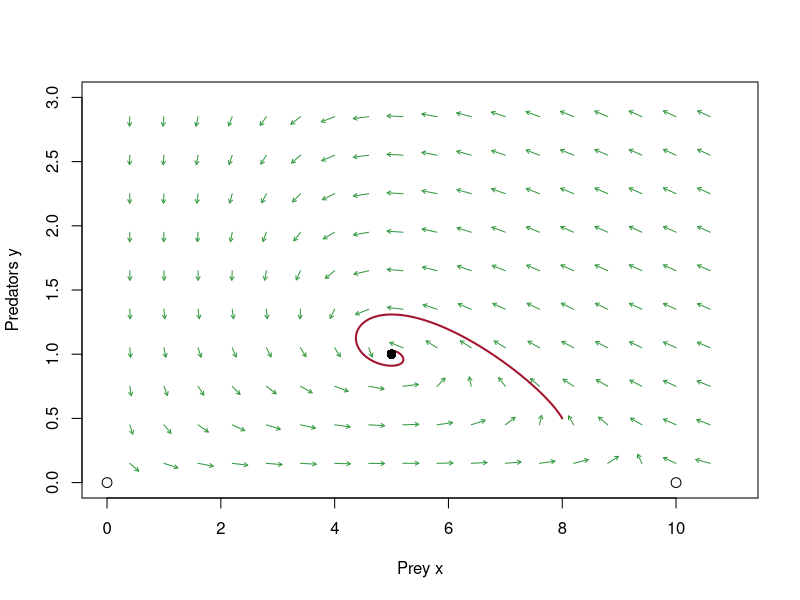

Source code (R):
# Fig. 4.3: Direction field of the predator-prey model (book, Section 4.1, Eq. 4.2)
# arrows in the direction (dx/dt, dy/dt), all of equal length; plus the solution from Fig. 4.2 and the steady states
# (c) 2026 Philipp Kügler · Program for the book "Dynamical Systems in the Life Sciences" · MIT License (see LICENSE)
library(deSolve)                         # package deSolve: install.packages("deSolve")
r <- 1; K <- 10; c <- 0.5; d <- 0.2; e <- 1
f <- function(t, z) c(r * (1 - z[1] / K) * z[1] - c * z[1] * z[2], d * z[1] * z[2] - e * z[2])
loese <- function(f, z0, t) ode(z0, t, function(t, z, p) list(f(t, z)), NULL, method = "lsoda", rtol = 1e-10, atol = 1e-12)
feld <- function(f, xl, yl, nx, ny, laenge = 0.3) {   # direction field: arrows of equal length (relative to the axis lengths)
  g <- expand.grid(x = seq(xl[1], xl[2], length.out = nx), y = seq(yl[1], yl[2], length.out = ny))
  w <- t(apply(g, 1, function(p) f(0, p))); sx <- diff(xl); sy <- diff(yl)
  u <- w[, 1] / sx; v <- w[, 2] / sy; L <- sqrt(u^2 + v^2) + 1e-12
  arrows(g$x, g$y, g$x + u / L * laenge * sx / 11, g$y + v / L * laenge * sy / 11, length = 0.04, col = rgb(0.2, 0.6, 0.25))
}

plot(NULL, xlim = c(0, 11), ylim = c(0, 3), xlab = "Prey x", ylab = "Predators y")
feld(f, c(0.4, 10.6), c(0.15, 2.85), 18, 10)
x <- loese(f, c(8, 0.5), seq(0, 40, length.out = 2001))
lines(x[, 2], x[, 3], col = rgb(0.64, 0.08, 0.18), lwd = 2)
points(c(0, 10), c(0, 0), pch = 21, bg = "white", cex = 1.3, xpd = TRUE)   # unstable
points(5, 1, pch = 16, cex = 1.3)                                          # stable
for (p in list(c(0, 0), c(10, 0), c(5, 1))) { w <- f(0, p); cat(sprintf("(%2d, %g): dx/dt = %g, dy/dt = %g\n", p[1], p[2], w[1], w[2])) }
